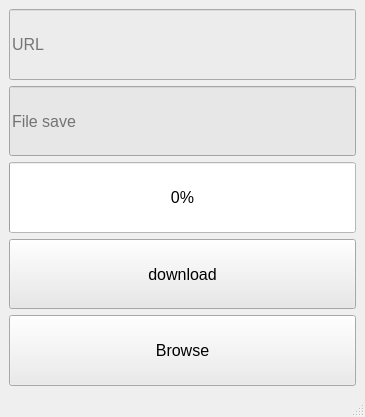
<?xml version="1.0" encoding="UTF-8"?>
<ui version="4.0">
 <class>MainWindow</class>
 <widget class="QMainWindow" name="MainWindow">
  <property name="geometry">
   <rect>
    <x>0</x>
    <y>0</y>
    <width>365</width>
    <height>417</height>
   </rect>
  </property>
  <property name="windowTitle">
   <string>MainWindow</string>
  </property>
  <widget class="QWidget" name="centralwidget">
   <layout class="QVBoxLayout" name="verticalLayout">
    <item>
     <widget class="QLineEdit" name="lineEdit">
      <property name="sizePolicy">
       <sizepolicy hsizetype="Expanding" vsizetype="Expanding">
        <horstretch>0</horstretch>
        <verstretch>0</verstretch>
       </sizepolicy>
      </property>
      <property name="font">
       <font>
        <pointsize>12</pointsize>
       </font>
      </property>
      <property name="autoFillBackground">
       <bool>false</bool>
      </property>
      <property name="styleSheet">
       <string notr="true">background-color: rgb(236, 236, 236);</string>
      </property>
      <property name="placeholderText">
       <string>URL</string>
      </property>
     </widget>
    </item>
    <item>
     <widget class="QLineEdit" name="lineEdit_2">
      <property name="sizePolicy">
       <sizepolicy hsizetype="Expanding" vsizetype="Expanding">
        <horstretch>0</horstretch>
        <verstretch>0</verstretch>
       </sizepolicy>
      </property>
      <property name="font">
       <font>
        <pointsize>12</pointsize>
       </font>
      </property>
      <property name="autoFillBackground">
       <bool>false</bool>
      </property>
      <property name="styleSheet">
       <string notr="true">background-color: rgb(231, 231, 231);</string>
      </property>
      <property name="placeholderText">
       <string>File save </string>
      </property>
     </widget>
    </item>
    <item>
     <widget class="QProgressBar" name="progressBar">
      <property name="sizePolicy">
       <sizepolicy hsizetype="Expanding" vsizetype="Expanding">
        <horstretch>0</horstretch>
        <verstretch>0</verstretch>
       </sizepolicy>
      </property>
      <property name="font">
       <font>
        <pointsize>12</pointsize>
       </font>
      </property>
      <property name="autoFillBackground">
       <bool>false</bool>
      </property>
      <property name="styleSheet">
       <string notr="true">background-color: rgb(255, 255, 255);</string>
      </property>
      <property name="value">
       <number>0</number>
      </property>
      <property name="alignment">
       <set>Qt::AlignLeading|Qt::AlignLeft|Qt::AlignVCenter</set>
      </property>
      <property name="textVisible">
       <bool>true</bool>
      </property>
     </widget>
    </item>
    <item>
     <widget class="QPushButton" name="pb">
      <property name="sizePolicy">
       <sizepolicy hsizetype="Minimum" vsizetype="Expanding">
        <horstretch>0</horstretch>
        <verstretch>0</verstretch>
       </sizepolicy>
      </property>
      <property name="font">
       <font>
        <pointsize>12</pointsize>
       </font>
      </property>
      <property name="autoFillBackground">
       <bool>false</bool>
      </property>
      <property name="styleSheet">
       <string notr="true">background-color: qradialgradient(spread:pad, cx:0.5, cy:0.5, radius:0.5, fx:0.5, fy:0.5, stop:0 rgba(255, 235, 235, 206), stop:0.35 rgba(255, 188, 188, 80), stop:0.4 rgba(255, 162, 162, 80), stop:0.425 rgba(255, 132, 132, 156), stop:0.44 rgba(252, 128, 128, 80), stop:1 rgba(255, 255, 255, 0));
background-color: rgb(232, 232, 232);
border-color: rgb(85, 170, 0);</string>
      </property>
      <property name="text">
       <string>download</string>
      </property>
     </widget>
    </item>
    <item>
     <widget class="QPushButton" name="pb2">
      <property name="sizePolicy">
       <sizepolicy hsizetype="Minimum" vsizetype="Expanding">
        <horstretch>0</horstretch>
        <verstretch>0</verstretch>
       </sizepolicy>
      </property>
      <property name="font">
       <font>
        <pointsize>12</pointsize>
       </font>
      </property>
      <property name="styleSheet">
       <string notr="true">background-color: qradialgradient(spread:pad, cx:0.5, cy:0.5, radius:0.5, fx:0.5, fy:0.5, stop:0 rgba(255, 235, 235, 206), stop:0.35 rgba(255, 188, 188, 80), stop:0.4 rgba(255, 162, 162, 80), stop:0.425 rgba(255, 132, 132, 156), stop:0.44 rgba(252, 128, 128, 80), stop:1 rgba(255, 255, 255, 0));
background-color: rgb(235, 235, 235);</string>
      </property>
      <property name="text">
       <string>Browse</string>
      </property>
     </widget>
    </item>
   </layout>
  </widget>
  <widget class="QMenuBar" name="menubar">
   <property name="geometry">
    <rect>
     <x>0</x>
     <y>0</y>
     <width>365</width>
     <height>22</height>
    </rect>
   </property>
  </widget>
  <widget class="QStatusBar" name="statusbar"/>
 </widget>
 <resources/>
 <connections/>
</ui>
